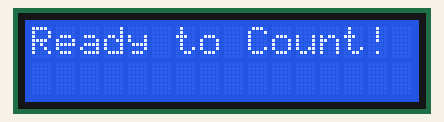
Simulated run of this program. Board: ESP32 board running MicroPython. Shown: 16×2 character LCD. Library files of the repository ran but are not shown: lcd_api.py.

Above: at 0.1 s.
At 1.1 s:
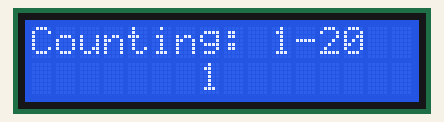
At 3.7 s:
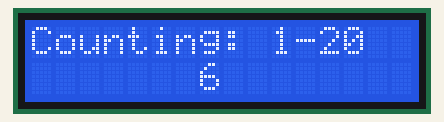
At 6.3 s:
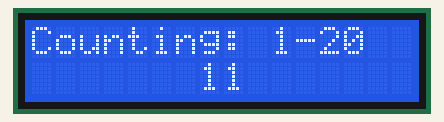
At 8.9 s:
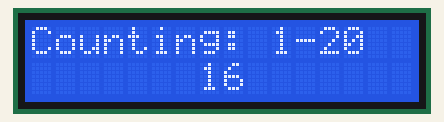
At 11.5 s:
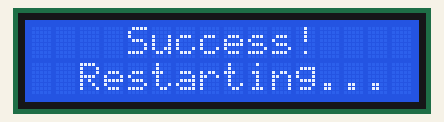

The program:

lab5_2.py
```python
from machine import I2C, Pin
from lcd_api import I2cLcd
import time

I2C_ADDR = 0x27
TOTAL_ROWS = 2
TOTAL_COLS = 16

i2c = I2C(0, scl=Pin(22), sda=Pin(21), freq=100000)
lcd = I2cLcd(i2c, I2C_ADDR, TOTAL_ROWS, TOTAL_COLS)

lcd.clear()
lcd.putstr("Ready to Count!")
time.sleep(1)
lcd.clear()

while True:
    for number in range(1, 21):

        lcd.move_to(0, 0)
        lcd.putstr("Counting: 1-20")

        lcd.move_to(7, 1)

        lcd.putstr(str(number) + "  ")

        time.sleep(0.5)

    lcd.clear()
    lcd.move_to(4, 0)
    lcd.putstr("Success!")
    lcd.move_to(2, 1)
    lcd.putstr("Restarting...")

    time.sleep(2)
    lcd.clear()
```

Measured:
- by itself, everything shown: repeats every 12.4 s, in 23 steps
- what the display in image 0 shows lasts 1.0 s, from 0.1 s to 1.1 s
- what the display in image 1 shows lasts 0.5 s, from 1.1 s to 1.6 s
- what the display in image 5 shows lasts 2.0 s, from 11.4 s to 13.4 s
